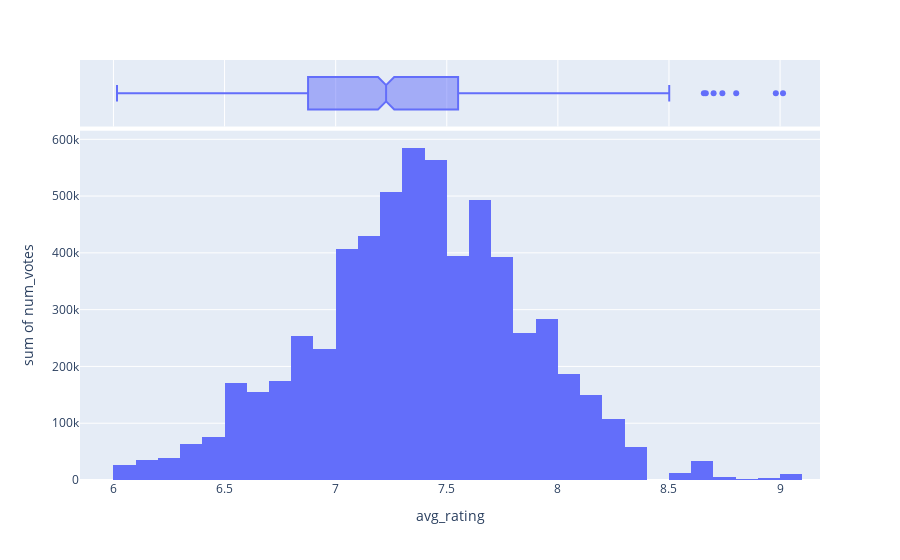

Source (notebook cell):
### Code cell
#plot6 = bgg[min_votes].plot.scatter(x="num_votes", y="geek_rating")

#Çplot6

fig = px.histogram(df, x="avg_rating", y="num_votes", marginal="box",
                   hover_data=df.columns)
fig.show()

### Figure 1 — Plotly figure (JSON) as saved in the notebook; plotly's stock layout.template omitted (floating-point values rounded to 4 significant figures; data arrays with more than 128 entries replaced by an {"elided": "..."} marker saying what was removed)
{"data": [{"alignmentgroup": "True", "bingroup": "x", "histfunc": "sum", "hovertemplate": "avg_rating=%{x}<br>sum of num_votes=%{y}<extra></extra>", "legendgroup": "", "marker": {"color": "#636efa", "pattern": {"shape": ""}}, "name": "", "offsetgroup": "", "orientation": "v", "showlegend": false, "type": "histogram", "x": {"elided": "845 float values"}, "xaxis": "x", "y": {"elided": "845 int values"}, "yaxis": "y"}, {"alignmentgroup": "True", "customdata": {"elided": "845x16 mixed values"}, "hovertemplate": "avg_rating=%{x}<br>rank=%{customdata[0]}<br>game_id=%{customdata[1]}<br>names=%{customdata[2]}<br>min_players=%{customdata[3]}<br>max_players=%{customdata[4]}<br>avg_time=%{customdata[5]}<br>min_time=%{customdata[6]}<br>max_time=%{customdata[7]}<br>year=%{customdata[8]}<br>geek_rating=%{customdata[9]}<br>age=%{customdata[10]}<br>mechanic=%{customdata[11]}<br>owned=%{customdata[12]}<br>category=%{customdata[13]}<br>designer=%{customdata[14]}<br>weight=%{customdata[15]}<extra></extra>", "legendgroup": "", "marker": {"color": "#636efa"}, "name": "", "notched": true, "offsetgroup": "", "showlegend": false, "type": "box", "x": {"elided": "845 float values"}, "xaxis": "x2", "yaxis": "y2"}], "layout": {"barmode": "relative", "legend": {"tracegroupgap": 0}, "margin": {"t": 60}, "xaxis": {"anchor": "y", "domain": [0, 1], "title": {"text": "avg_rating"}}, "xaxis2": {"anchor": "y2", "domain": [0, 1], "matches": "x", "showgrid": true, "showticklabels": false}, "yaxis": {"anchor": "x", "domain": [0, 0.8316], "title": {"text": "sum of num_votes"}}, "yaxis2": {"anchor": "x2", "domain": [0.8416, 1], "matches": "y2", "showgrid": false, "showline": false, "showticklabels": false, "ticks": ""}}}
